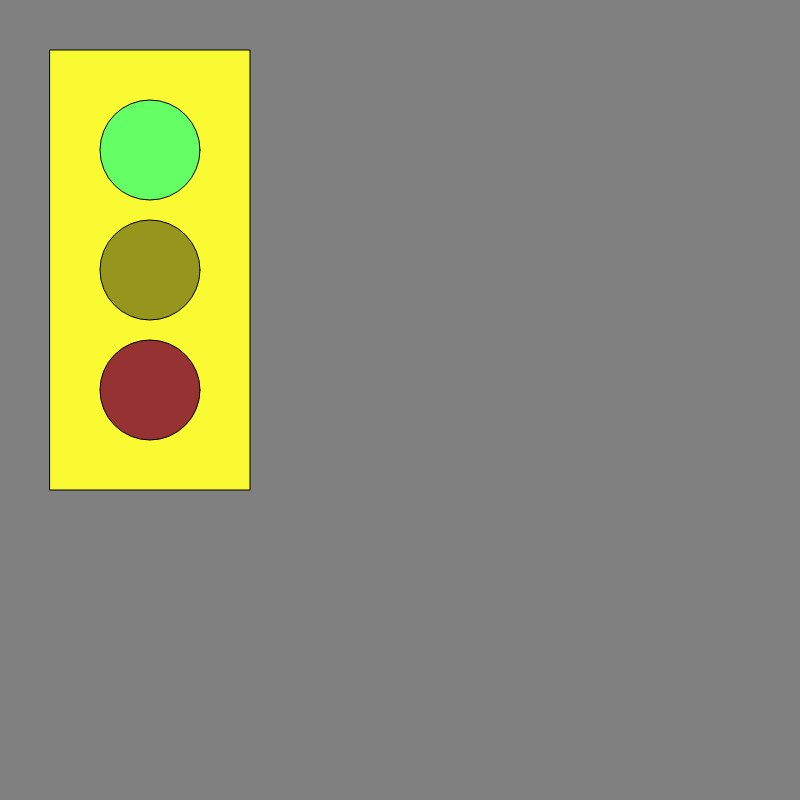
Frame 1 (no input)
Frame 60 (no input): identical to frame 1, image omitted
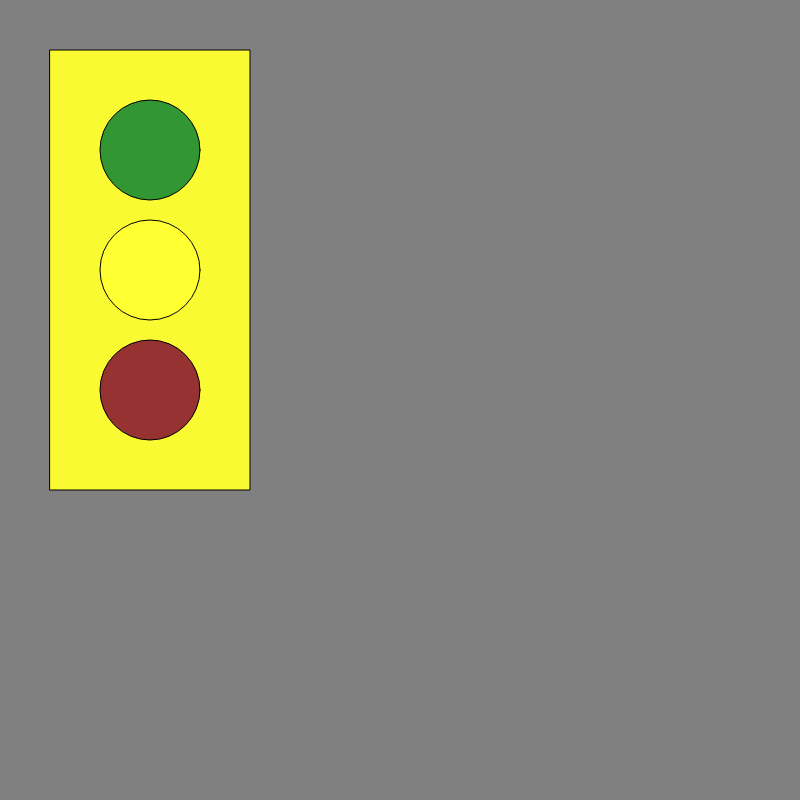
Frame 120 (the mouse pressed at the canvas centre since frame 60)

The p5.js sketch that drew these frames (run headless with seeded random() and noise() and a simulated clock; from frame 60 on, the mouse is pressed at the canvas centre):

// p5.js sketch
// ── sketch.js
var currentState = 0;
var timer = 0;

function setup() {
  // put setup code here
  createCanvas(800,800);
  textSize(40);
}

function draw() {
  timer += 1/60; // get time in seconds

  if (timer >= 1.5) {
    currentState++;
    timer = 0;
  }

  if (currentState >= 3) {
    currentState = 0;
  }
  // put drawing code here
  background('grey');

  switch (currentState) {
    case 0:
      stopLight("Green");
      break;

    case 1:
      stopLight("Yellow");
      break;

    case 2:
      stopLight("Red");
      break;
  }
}

function stopLight(color){
  console.log(color + " State");
  fill('rgb(250,250,50)');
  rect(50,50,200,440);

  if (color == "Green") {
    fill('rgb(150,50,50)');
    circle(150,390,100);

    fill('rgb(150,150,30)');
    circle(150,270,100);

    fill('rgb(100,255,100)');
    circle(150,150,100);

  } else if(color == "Yellow"){

    fill('rgb(150,50,50)');
    circle(150,390,100);

    fill('rgb(255,255,50)');
    circle(150,270,100);

    fill('rgb(50,150,50)');
    circle(150,150,100);

  } else if (color == "Red"){
    fill('rgb(255,100,50)');
    circle(150,390,100);
    
    fill('rgb(150,150,30)');
    circle(150,270,100);

    fill('rgb(50,150,50)');
    circle(150,150,100);
  }
}
